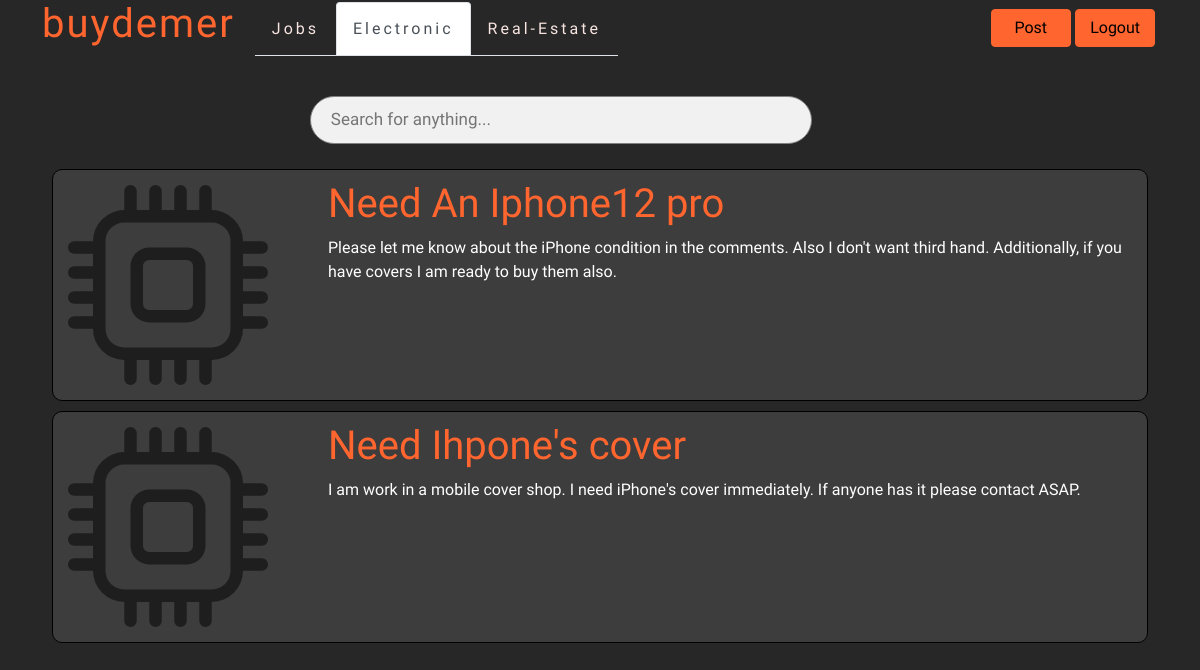
/HTML/electroniclink.php, run on the app's committed database.
### tables this page shows
CREATE TABLE `Electronic` (
  `ElectronicID` int NOT NULL AUTO_INCREMENT,
  `modelname` varchar(255) DEFAULT NULL,
  `eleccondition` varchar(255) DEFAULT NULL,
  `elecstorage` varchar(255) DEFAULT NULL,
  `color` varchar(255) DEFAULT NULL,
  `quantity` varchar(255) DEFAULT NULL,
  `descriptionelec` varchar(5000) DEFAULT NULL,
  PRIMARY KEY (`ElectronicID`)
);

### HTML/electroniclink.php (the view, shortened to what this page needs)
<?php
include 'connection.php';
?>
<html lang="en">
<head>
    <link rel="stylesheet" href="../CSS/main.css">
    <link href="https://cdn.jsdelivr.net/npm/bootstrap@5.0.1/dist/css/bootstrap.min.css" rel="stylesheet">
</head>
<body style="background-color: #272727">
    <div class="container">
        <div class="navigation-bar">
            <div class="bar-left">
                <div class="title_div">
                <a href = "../HTML/main.php" style='text-decoration:none; color:black;'><h1>buydemer</h1></a>
                </div>
                <div class="options_div">
                    <ul class="nav nav-tabs">
                        <li class="nav-item">
                            <a class="nav-link" href="../HTML/joblink.php">Jobs</a>
                        </li>
                        <li class="nav-item">
                            <a class="nav-link active" href="../HTML/electroniclink.php">Electronic</a>
                        </li>
                        <li class="nav-item">
                            <a class="nav-link" href="../HTML/realestatelink.php">Real-Estate</a>
                        </li>
                    </ul>
                </div>
            </div>
            <div class="bar-right">
            <button type="button" class="btn btn-info"><a href="../HTML/post.html"  style="text-decoration:none; color:black;">Post</a></button>
                <button type="button" class="btn btn-info"><a href="../HTML/login.html"  style="text-decoration:none; color:black;">Logout</a></button>            </div>
        </div>
        <div class="searchbar_div">
            <form action="searchelec.php" method = "post">
                <input type="text" placeholder="Search for anything..." name = "search" id = "search" oninput="searchButtonMagic()">
            </form>
        </div>
        <div class="prac" id = "check">
            <?php
                $sql2 = "SELECT * FROM Electronic";
                $result2 = mysqli_query($conn,$sql2);
                if (mysqli_num_rows($result2) > 0){
                    while($row = mysqli_fetch_assoc($result2)){
                        $modelname = $row['modelname'];
                        $descriptionelec= $row['descriptionelec'];
                        echo "<a href = 'productelec.php?elecid=". $row["ElectronicID"]."' style='text-decoration:none; color:black;'><div class='products_div'>
                        <div class='img_div'>
                            <img src='../IMAGES/cpu.svg' alt='...''>
                        </div>
                        <div class='information_div'>
                            <div class='product_title_div'>
                                <h1>$modelname</h1>
                            </div>
                            <div class='product_des_div'>
                                <span>$descriptionelec</span>
                            </div>
                        </div>
                    </div> </a>";
                    }
                }
                else
                {
                    echo "There is no data";
                }
            ?>
        </div>
    </div>
</body>
</html>

### CSS/main.css (style rules this page uses)
* { font-family: "Girassol", cursive !important; }
.container { margin: 0 auto; min-width: 990px; }
.navigation-bar { display: flex; justify-content: space-between; font-family: "Girassol", cursive; min-width: 990px; }
.bar-left { display: flex; justify-content: flex-start; }
.bar-right { width: 15%; }
.options_div { margin-top: 2px; }
.title_div h1 { margin-right: 20px; color: #ff652f; letter-spacing: 2px; }
.options_div ul { list-style-type: none; margin: 0; padding: 0; overflow: hidden; }
.options_div li { float: left; }
.options_div li a { display: block; color: #f8e5e1; text-align: center; padding: 14px 16px; text-decoration: none; letter-spacing: 3px; }
.bar-right button { padding: 6px; margin-top: 9px; background-color: #ff652f; border-color: #ff652f; width: 48%; }
.searchbar_div form { margin: auto; max-width: 100%; }
.searchbar_div input { padding: 10px; font-size: 17px; border: 1px solid grey; width: 45%; background: #f1f1f1; margin-left: 24%; margin-top: 40px; margin-right: 7px; border-radius: 25px; margin-bottom: 15px; padding-left: 20px; }
.product_title_div { color: #ff652f; }
.product_des_div { color: white; }
.products_div { border: 1px solid black; display: flex; margin: 10px; min-width: 990px; background-color: #272727; border-radius: 10px; background-color: #3d3d3d; transition: all 0.6s linear; }
.img_div { margin-right: 35px; }
.img_div img { height: 200px; width: 200px; border-radius: 10px; margin: 15px; opacity: 0.5; }
.information_div { margin: 10px; min-width: 745px; word-wrap: break-word; }

### data on the page
electronic: modelname "Need An Iphone12 pro", descriptionelec "Please let me know about the iPhone condition in the comments. Also I don't want third hand. Additionally, if you have covers I am ready to buy them also."
electronic: modelname "Need Ihpone's cover", descriptionelec "I am work in a mobile cover shop. I need iPhone's cover immediately. If anyone has it please contact ASAP."
